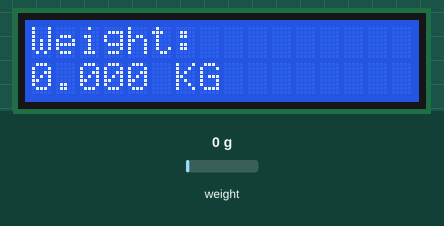
Simulated run of this sketch. Board: ESP8266 (NodeMCU). Parts: 16×2 character LCD. Inputs (shaded band) come from the test bench; at power-on: weight on the scale 0 g. WiFi joins after 1.5 s; servers stay silent unless stated; what the sketch prints to the serial monitor is not drawn.

Above: at 4.2 s.
4.3 s: weight on the scale set to 2500 g
At 5.8 s:
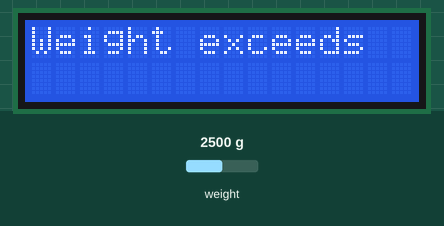
6.9 s: weight on the scale set to 100 g
At 8.7 s:
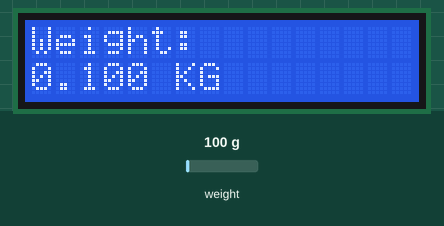
9.2 s: weight on the scale set to 1250 g
At 11.7 s:
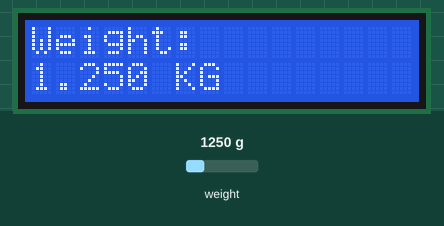
12.5 s: weight on the scale set to 3750 g
At 13.7 s:
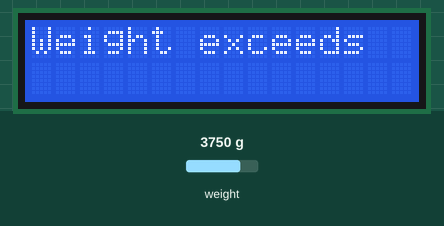
Timing chart, 0 to 15.5 s (numbered marks = the images above; inputs shaded):
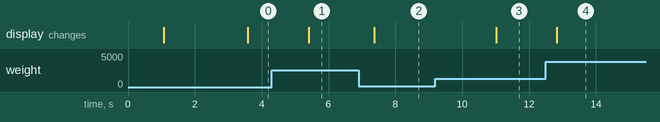

The sketch:

WeighingCode.ino
```cpp
#include <Wire.h>
#include <LiquidCrystal_I2C.h>
#include "HX711.h"
#include <FirebaseESP8266.h>
#include <ESP8266WiFi.h> // Required for Firebase

// Pin definitions
#define DOUT D5
#define CLK D6

// Firebase Configuration
#define FIREBASE_HOST "https://iot-weighing-machine-default-rtdb.asia-southeast1.firebasedatabase.app"
#define FIREBASE_AUTH "4aqVLyn4cw4I6cZxi3tYLIulzaRrCvxyYTKl8e2s"

// WiFi Configuration
#define WIFI_SSID "Noob1ee mobile"
#define WIFI_PASSWORD "NC253411"

// Initialize the HX711 and LCD
HX711 scale;
LiquidCrystal_I2C lcd(0x27, 16, 2);

// Calibration factor for load cell
float calibration_factor = -101525;

// Firebase objects
FirebaseData firebaseData;
FirebaseConfig config;
FirebaseAuth auth;

void setup() {
  Serial.begin(115200);

  // Initialize HX711
  scale.begin(DOUT, CLK);
  scale.set_scale(calibration_factor);
  scale.tare();

  // Initialize LCD
  lcd.init();
  lcd.backlight();
  lcd.clear();

  // Connect to WiFi
  WiFi.begin(WIFI_SSID, WIFI_PASSWORD);
  Serial.print("Connecting to WiFi...");
  while (WiFi.status() != WL_CONNECTED) {
    delay(1000);
    Serial.print(".");
  }
  Serial.println("\nConnected to WiFi");

  // Firebase configuration
  config.host = FIREBASE_HOST;
  config.signer.tokens.legacy_token = FIREBASE_AUTH;

  Firebase.begin(&config, &auth);
  Firebase.reconnectWiFi(true);
}

void loop() {
  // Measure weight
  float weight = scale.get_units(5);
  String timestamp = String(millis());

  // Check if weight exceeds 2 KG
  if (weight > 2.0) {
    // Display "Weight exceeds" message on LCD
    lcd.clear();
    lcd.setCursor(0, 0);
    lcd.print("Weight exceeds");

    // Send notification to Firebase
    if (Firebase.ready()) {
      String path = "/measurements/" + timestamp;

      // Store weight
      if (Firebase.setFloat(firebaseData, path + "/weight", weight)) {
        Serial.println("Weight data stored in Firebase");
      } else {
        Serial.println("Failed to store weight data in Firebase");
        Serial.println(firebaseData.errorReason());
      }

      // Store timestamp
      if (Firebase.setString(firebaseData, path + "/timestamp", timestamp)) {
        Serial.println("Timestamp stored in Firebase");
      } else {
        Serial.println("Failed to store timestamp in Firebase");
        Serial.println(firebaseData.errorReason());
      }

      // Store notification
      if (Firebase.setString(firebaseData, path + "/notification", "Weight exceeds 2 KG")) {
        Serial.println("Notification sent to Firebase");
      } else {
        Serial.println("Failed to send notification to Firebase");
        Serial.println(firebaseData.errorReason());
      }
    }
  } else {
    // Display weight on LCD if within limit
    lcd.clear();
    lcd.setCursor(0, 0);
    lcd.print("Weight: ");
    lcd.setCursor(0, 1);
    lcd.print(weight, 3);
    lcd.print(" KG");

    // Store weight and timestamp in Firebase
    if (Firebase.ready()) {
      String path = "/measurements/" + timestamp;

      if (Firebase.setFloat(firebaseData, path + "/weight", weight)) {
        Serial.println("Weight data stored in Firebase");
      } else {
        Serial.println("Failed to store weight data in Firebase");
        Serial.println(firebaseData.errorReason());
      }

      if (Firebase.setString(firebaseData, path + "/timestamp", timestamp)) {
        Serial.println("Timestamp stored in Firebase");
      } else {
        Serial.println("Failed to store timestamp in Firebase");
        Serial.println(firebaseData.errorReason());
      }
    }
  }

  // Print weight to serial monitor
  Serial.print("Weight: ");
  Serial.print(weight, 3);
  Serial.println(" KG");

  delay(1000); // Delay before the next reading
}
```

Measured:
- after the input at 4.3 s, the display: changes after 1.1 s (image 1)
- after the input at 6.9 s, the display: changes after 0.48 s (image 2)
- after the input at 9.2 s, the display: changes after 1.8 s (image 3)
- after the input at 12.5 s, the display: changes after 0.33 s (image 4)
